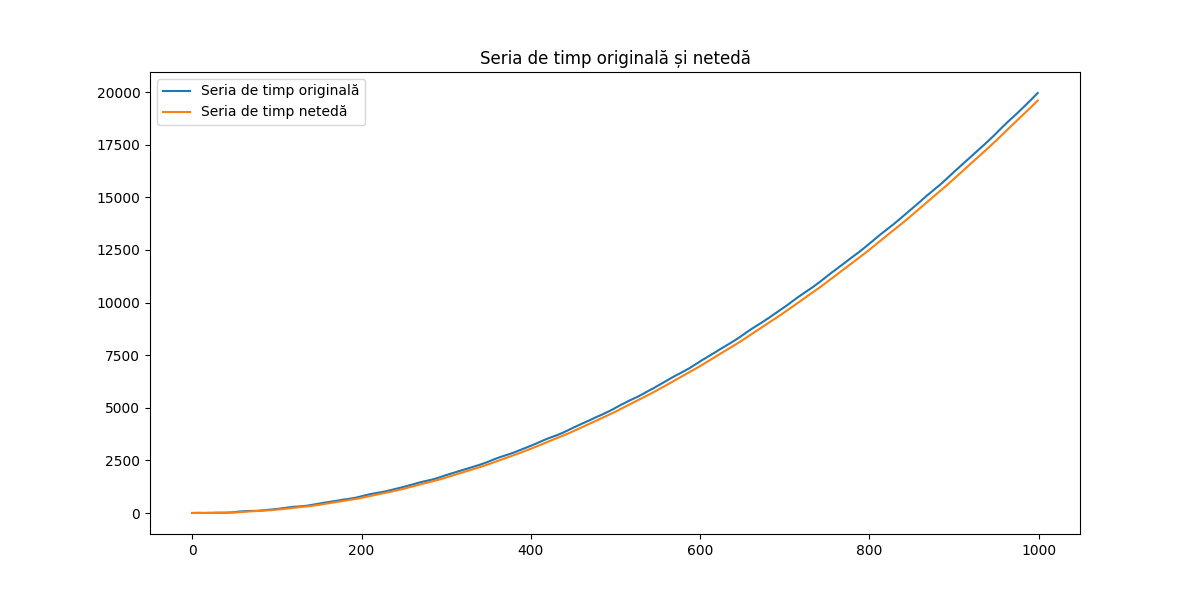

Here is the Python script that generated this plot:
import numpy as np
import matplotlib.pyplot as plt

# (1) Generarea seriei de timp
np.random.seed(42)

N = 1000
t = np.arange(N)
trend = 0.02 * t ** 2  # componenta trend, ecuație de gradul 2
seasonality = 10 * np.sin(2 * np.pi * t / 50) + 5 * np.cos(2 * np.pi * t / 30)  # două frecvențe pentru sezon
noise = np.random.normal(0, 2, N)  # zgomot alb gaussian

time_series = trend + seasonality + noise

# (2) Medierea exponențială pentru a elimina trend-ul
alpha = 0.1
smoothed_series = np.zeros_like(time_series)

for i in range(N):
    if i == 0:
        smoothed_series[i] = time_series[i]
    else:
        smoothed_series[i] = alpha * time_series[i] + (1 - alpha) * smoothed_series[i - 1]

# Afișarea seriei de timp originală și a celei netede
plt.figure(figsize=(12, 6))
plt.plot(t, time_series, label='Seria de timp originală')
plt.plot(t, smoothed_series, label='Seria de timp netedă')
plt.legend()
plt.title('Seria de timp originală și netedă')
plt.savefig("ex2.png")

plt.show()